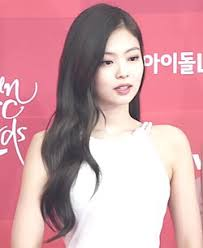
#> input picture 6일차/제니.jpg, 203 x 248 px, found by its file name
$ jupyter execute --allow-errors '6일차 - 객체 상속.ipynb'   (shell and % lines are left out)
#> lines starting #> are read from the running program, lines starting #| are printed output that depends on the picture
#

[cell 1]
import PIL
from PIL import Image
x = Image.open('C:\\Users\\joojin\\ai_교육자료\\6일차\\제니.JPG')
#> x is the input picture: PIL image 203x248 RGB; mean R, G, B 209.4, 161, 167.9
x.crop((100,10,300,40))
x.rotate(10)
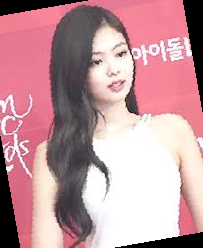
#> Out: PIL image 203x248 RGB; mean R, G, B 192.1, 149.4, 155.6

[cell 2]
type(x)

[cell 3]
class M2(PIL.JpegImagePlugin.JpegImageFile):
    def rotate(self, angle=50):
        super().rotate(50)

#> (the rest of this cell did not finish here and is left out)

[cell 4]
dir(x)
#> Out = 147 items, first 6: '_Image__transformer', '__annotations__', '__array_interface__', '__arrow_c_array__', '__arrow_c_schema__', '__class__'

[cell 5]
dir(Image)

[cell 6]
dir(PIL)

[cell 7]
# 다형성
class A:
    def fly(self):
        print('A')

class B(A):
    def fly(self):
        print('B')

class C(A):
    def fly(self):
        print('C')

b = B()
c = C()

b.fly()
c.fly()

[cell 8]
class GUGU:
    def __init__(self, d):
        self.dan = d
    def print_gugu(self):
        print()
        for i in range(1,10):
            print(self.dan, '*', i, '=', self.dan*i, end=', ')

class GUGUV2(GUGU):
    def __init__(self):
        self.dan = 0
    def print_gugu(self, d):
        if d > 0:
            super().__init__(d)
        super().print_gugu()
    def print_reverse(self, d):
#> called with d = 6
        self.dan = d
        for i in range(10, 0, -1):
            print(self.dan, '*', i, '=', self.dan*i, end=', ')

g = GUGU(2)
g.print_gugu()

print('\n-----')
gv2 = GUGUV2()
gv2.print_gugu(5)
print('\n-----')
gv2.print_reverse(6)
